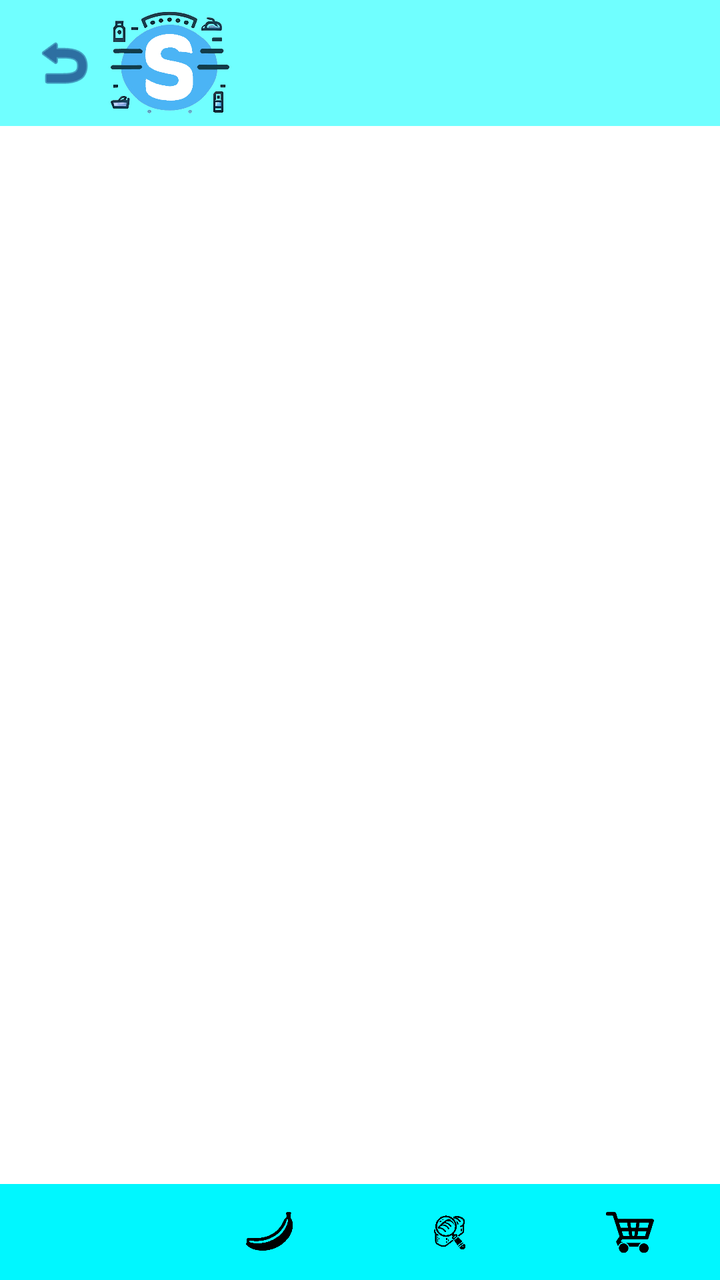
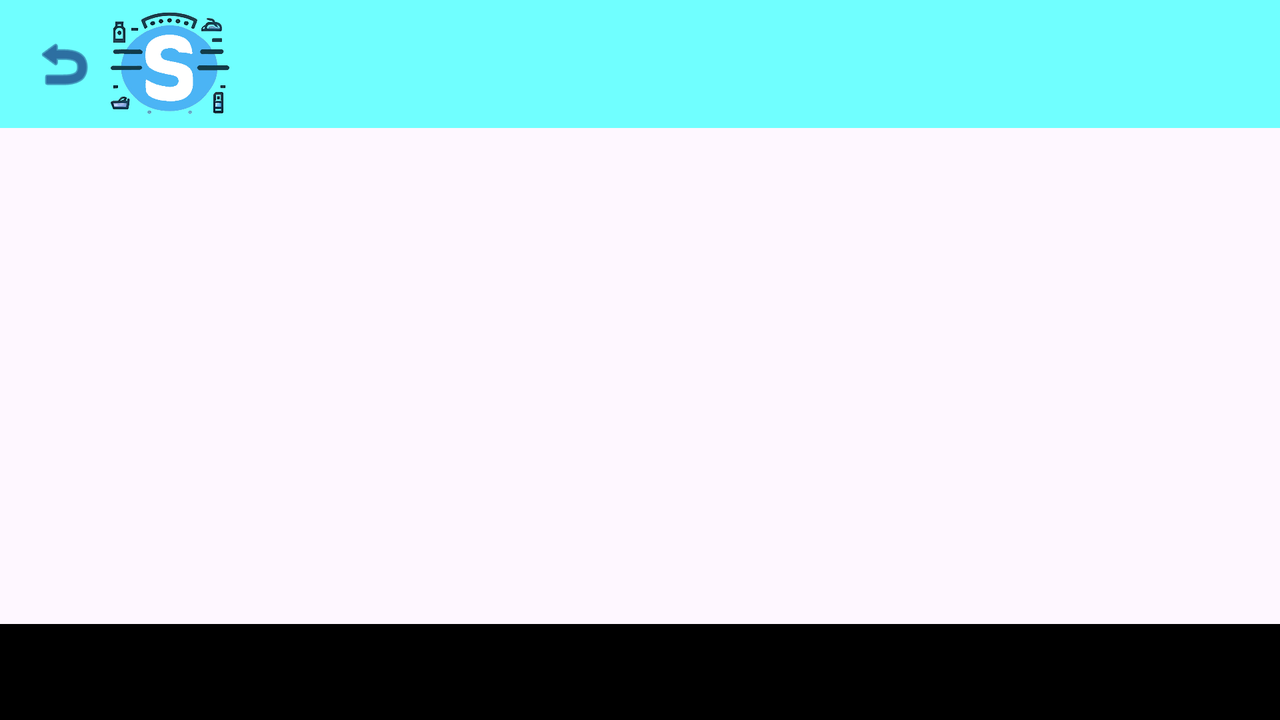

The same Android screen from two of the app's own layout files: first res/layout/ as a phone draws it, then the repository's variant for another configuration, drawn on a device whose configuration selects that folder. Both files follow.
<!-- AndroidManifest.xml: application theme Theme.Stocker2 -->
<!-- res/layout/activity_main.xml -->
<?xml version="1.0" encoding="utf-8"?>
<androidx.constraintlayout.widget.ConstraintLayout xmlns:android="http://schemas.android.com/apk/res/android"
    xmlns:app="http://schemas.android.com/apk/res-auto"
    xmlns:tools="http://schemas.android.com/tools"
    android:id="@+id/container"
    android:layout_width="match_parent"
    android:layout_height="match_parent"
    android:background="#FFFFFF"
    android:backgroundTint="#FFFFFF"
    tools:context=".MainActivity">

    <include
        android:id="@+id/appbar"
        layout="@layout/toolbar"
        android:layout_width="match_parent"
        android:layout_height="63dp"
        app:layout_constraintEnd_toEndOf="parent"
        app:layout_constraintStart_toStartOf="parent"
        app:layout_constraintTop_toTopOf="parent" />

    <androidx.viewpager2.widget.ViewPager2
        android:id="@+id/view_pager"
        android:layout_width="match_parent"
        android:layout_height="0dp"
        app:layout_constraintBottom_toTopOf="@+id/nav_view"
        app:layout_constraintEnd_toEndOf="parent"
        app:layout_constraintStart_toStartOf="parent"
        app:layout_constraintTop_toBottomOf="@+id/appbar" />

    <com.google.android.material.bottomnavigation.BottomNavigationView
        android:id="@+id/nav_view"
        android:layout_width="0dp"
        android:layout_height="48dp"
        android:layout_gravity="bottom"
        android:background="#00F7FF"
        app:itemIconTint="@color/black"
        app:layout_constraintBottom_toBottomOf="parent"
        app:layout_constraintEnd_toEndOf="parent"
        app:layout_constraintStart_toStartOf="parent"
        app:menu="@menu/user_nav_menu" />

</androidx.constraintlayout.widget.ConstraintLayout>
<!-- res/layout/toolbar.xml (included above) -->
<?xml version="1.0" encoding="utf-8"?>
<RelativeLayout
    xmlns:android="http://schemas.android.com/apk/res/android"
    xmlns:app="http://schemas.android.com/apk/res-auto"
    xmlns:tools="http://schemas.android.com/tools"
    android:layout_width="match_parent"
    android:layout_height="wrap_content">

    

    
    <ImageView
        android:layout_width="match_parent"
        android:layout_height="match_parent"
        android:scaleType="centerCrop" />

    <androidx.appcompat.widget.Toolbar
        android:id="@+id/toolb"
        android:layout_width="match_parent"
        android:layout_height="wrap_content"
        android:minHeight="?attr/actionBarSize"
        android:theme="?attr/actionBarTheme"
        android:background="#70FFFF"
        app:layout_constraintEnd_toEndOf="parent"
        app:layout_constraintStart_toStartOf="parent"
        app:layout_constraintTop_toTopOf="parent">

        <ImageView
            android:id="@+id/btn_atras"
            android:layout_width="wrap_content"
            android:layout_height="wrap_content"
            android:backgroundTint="#000F63"
            android:foregroundTint="#000F63"
            app:srcCompat="@android:drawable/ic_menu_revert"
            app:tint="#000F63" />
        <ImageView
            android:id="@+id/STOCKER"
            android:layout_width="69dp"
            android:layout_height="63dp"
            app:layout_constraintBottom_toBottomOf="@+id/appbar"
            app:layout_constraintEnd_toEndOf="parent"
            app:layout_constraintHorizontal_bias="0.497"
            app:layout_constraintStart_toStartOf="parent"
            app:layout_constraintTop_toTopOf="parent"
            app:layout_constraintVertical_bias="0.139"
            app:srcCompat="@drawable/st" />


    </androidx.appcompat.widget.Toolbar>
</RelativeLayout>
<!-- resources referenced by this layout -->
<resources>
  <!-- drawable st: png bitmap (drawable, 126707 bytes) -->
  <style name="Theme.Stocker2" parent="Base.Theme.Stocker2" />
  <style name="Base.Theme.Stocker2" parent="Theme.Material3.DayNight.NoActionBar">
  
      </style>
</resources>
<!-- res/layout-land/activity_main.xml (the repository's variant of the layout above) -->
<!-- drawn on the phone turned sideways -->
<?xml version="1.0" encoding="utf-8"?>
<androidx.coordinatorlayout.widget.CoordinatorLayout xmlns:android="http://schemas.android.com/apk/res/android"
    xmlns:app="http://schemas.android.com/apk/res-auto"
    xmlns:tools="http://schemas.android.com/tools"
    android:id="@+id/container"
    android:layout_width="match_parent"
    android:layout_height="match_parent"
    tools:context=".MainActivity">
    <include
        android:id="@+id/appbar"
        layout="@layout/toolbar"
        app:layout_constraintEnd_toEndOf="parent"
        app:layout_constraintStart_toStartOf="parent"
        app:layout_constraintTop_toTopOf="parent" />

    <FrameLayout
        android:id="@+id/fragment_container"
        android:layout_width="match_parent"
        android:layout_height="match_parent"
        app:layout_anchor="@+id/appbar"
        app:layout_anchorGravity="center"
        app:layout_behavior="@string/appbar_scrolling_view_behavior" />

    <com.google.android.material.bottomnavigation.BottomNavigationView
        android:id="@+id/nav_view"
        android:layout_width="match_parent"
        android:layout_height="48dp"
        android:layout_gravity="bottom"
        android:background="@color/blue_gray"
        app:itemIconTint="@color/black"
        app:menu="@menu/user_nav_menu" />

</androidx.coordinatorlayout.widget.CoordinatorLayout>
